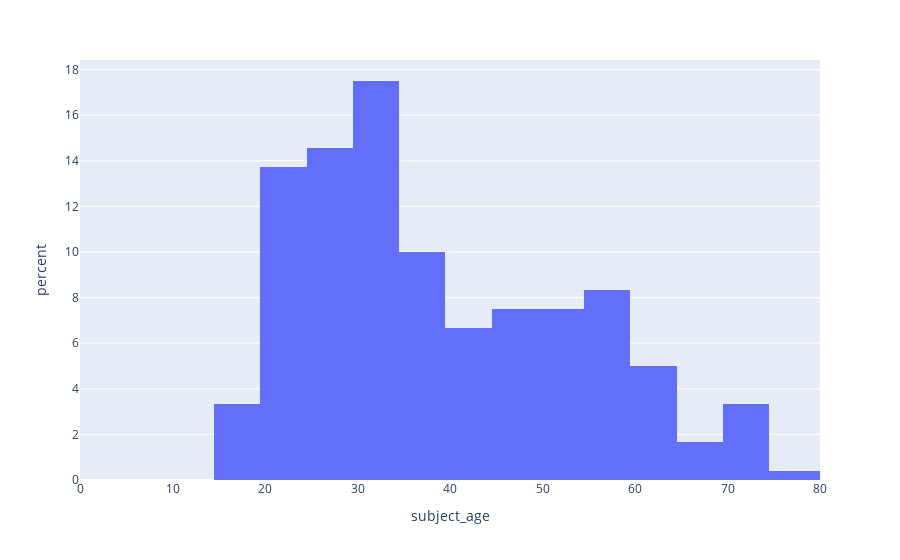

Notebook code cell kept with this figure:
### Code cell
# SOLUTION
subject_white = stops[stops['subject_race'] == 'white']
px.histogram(subject_white, x='subject_age', histnorm='percent', range_x=[0, 80])

### Figure 1 — Plotly figure (JSON) as saved in the notebook; plotly's stock layout.template omitted (floating-point values rounded to 4 significant figures; data arrays with more than 128 entries replaced by an {"elided": "..."} marker saying what was removed)
{"data": [{"alignmentgroup": "True", "bingroup": "x", "histnorm": "percent", "hovertemplate": "subject_age=%{x}<br>percent=%{y}<extra></extra>", "legendgroup": "", "marker": {"color": "#636efa", "pattern": {"shape": ""}}, "name": "", "offsetgroup": "", "orientation": "v", "showlegend": false, "type": "histogram", "x": {"elided": "240 int values"}, "xaxis": "x", "yaxis": "y"}], "layout": {"barmode": "relative", "legend": {"tracegroupgap": 0}, "margin": {"t": 60}, "xaxis": {"anchor": "y", "domain": [0, 1], "range": [0, 80], "title": {"text": "subject_age"}}, "yaxis": {"anchor": "x", "domain": [0, 1], "title": {"text": "percent"}}}}
